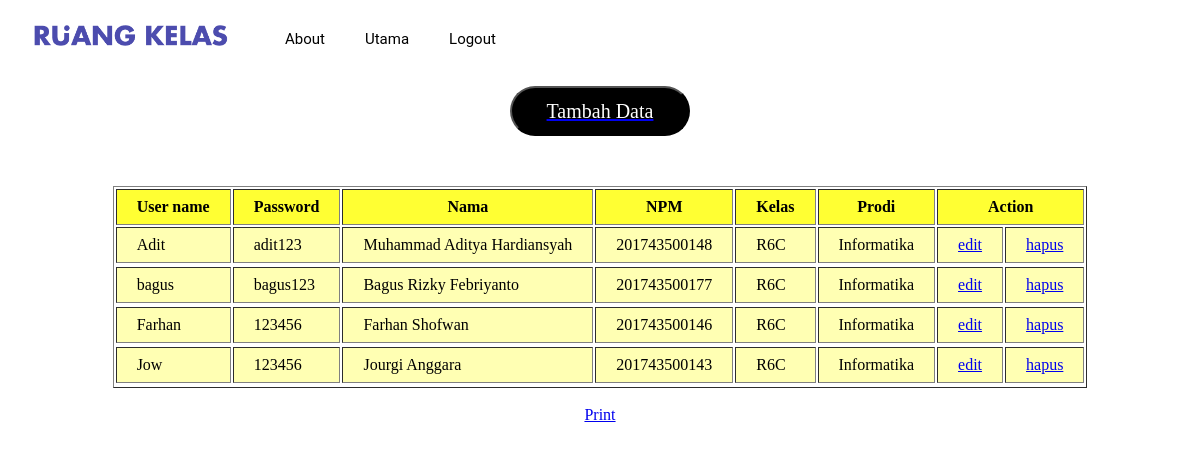
Screenshot of /projek/crud.php with the database file from the repository.
### tables this page shows
CREATE TABLE `mahasiswa` (
  `user` varchar(100) NOT NULL,
  `password` varchar(100) NOT NULL,
  `nama` varchar(100) NOT NULL,
  `NPM` varchar(20) NOT NULL,
  `kelas` varchar(20) NOT NULL,
  `prodi` varchar(50) NOT NULL
);

### projek/crud.php (the view, shortened to what this page needs)
<html>
<head>
	<link rel="stylesheet" type="text/css" href="crud.css">
</head>
<body>
	<div class="wrap">
	<div class="menu">
	<div class="gambar">
<img src="gambar/logo.png" width="200" height="36">
</div>
	<ul>
  <li><a href="logout.php">Logout</a></li>
  <li><a href="home.php">Utama</a></li>
  <li><a href="about.html">About</a></li>
    </div>
<br>
<br>
<div id="tombol">
							<a href="form.php?">
							<input type="submit" class="wed" name="" value="Tambah Data">
							</a>
						</div>
<table class="table1">
<table border="1">
<tr>
	<th>User name</th>
	<th>Password</th>
	<th>Nama</th>
	<th>NPM</th>
	<th>Kelas</th>
	<th>Prodi</th>
	<th colspan="2">Action</th>
</tr>
<?php
include ("seleksi_db.php");
$seleksi = "SELECT * FROM mahasiswa order by user";
$hasil_seleksi = mysqli_query ($koneksi,$seleksi);
if (!$hasil_seleksi){
echo "Proses penyeleksian tabel buku gagal !!!";
} else {
while ($baris = mysqli_fetch_array ($hasil_seleksi)) {
echo "<tr>
<td>$baris[user]</td>
<td>$baris[password]</td>
<td>$baris[nama]</td>
<td>$baris[NPM]</td>
<td>$baris[kelas]</td>
<td>$baris[prodi]</td>
<td><a
href='form.php?action=edit&user=$baris[user]&password=$baris[password]&nama=$baris[nama]&NPM=$baris[NPM]&kelas=$baris[kelas]&prodi=$baris[prodi]'> edit </a></td>
<td><a href='hapus.php?&user=$baris[user]'> hapus
</a></td>
<tr>";
};
};
?>
</table>
<br>
<center><a href="cetak.php" target="_blank">Print</a>
</div>
</body>
</html>

### projek/crud.css (style rules this page uses)
* { margin:0px auto; }
.wrap { background:white; position:relatif; }
.table1 { margin-top:50px; background:white; height: 100%; width:100%; position:relatif; color: #232323; border-collapse: collapse; }
.table1, th { background-color:#ff4d4d; padding: 8px 20px; font-family:calibri; text-decoration:none; background-color:#ffff33; }
.table1, td { background-color: #ffe6e6; padding: 8px 20px; font-family:calibri; text-decoration:none; background-color: #ffffb3; }
.gambar { position:relative; margin-left:30px; margin-top:3px; padding:15px 0 15px 0; float:left; }
.menu { width: 100%; text-align: center; font-family: roboto; position:relatif; }
.menu ul { float: left; padding:15px 90px 15px 40px; }
.menu li { float: right; margin-right:10px; }
.menu ul a { display: block; padding: 15px; color: black; font-size:15px; font-family:roboto; text-decoration: none; }
ul { list-style: none; }
#tombol .wed { margin-top: 50px; float:center; display:block; width: 15%; height: 50px; background:black; color: white; font-family: futura; font-size: 20px; border-radius: 25px; text-decoration:none; }

### rows the page displays
mahasiswa: user "Adit", password "adit123", nama "Muhammad Aditya Hardiansyah", NPM "201743500148", kelas "R6C", prodi "Informatika"
mahasiswa: user "bagus", password "bagus123", nama "Bagus Rizky Febriyanto", NPM "201743500177", kelas "R6C", prodi "Informatika"
mahasiswa: user "Farhan", password "123456", nama "Farhan Shofwan", NPM "201743500146", kelas "R6C", prodi "Informatika"
mahasiswa: user "Jow", password "123456", nama "Jourgi Anggara", NPM "201743500143", kelas "R6C", prodi "Informatika"
